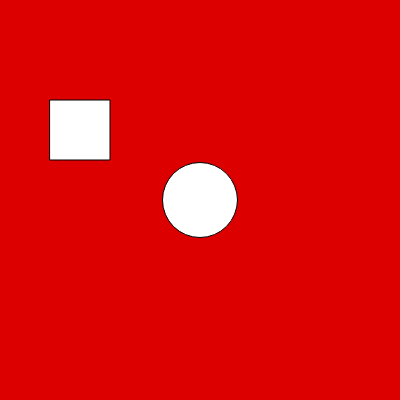
Frame 1 (no input)
Frame 60 (no input): identical to frame 1, image omitted
Frame 120 (the mouse pressed at the canvas centre since frame 60): identical to frame 1, image omitted

The p5.js sketch that drew this single still picture (run headless with seeded random() and noise() and a simulated clock; from frame 60 on, the mouse is pressed at the canvas centre):

// p5.js sketch
// ── sketch.js
function setup() {
  createCanvas(400, 400);
}

function draw() {
  background(220,0,0);
  circle(width/2, height/2, 75);
  rect(50, 100, 60, 60);
}
